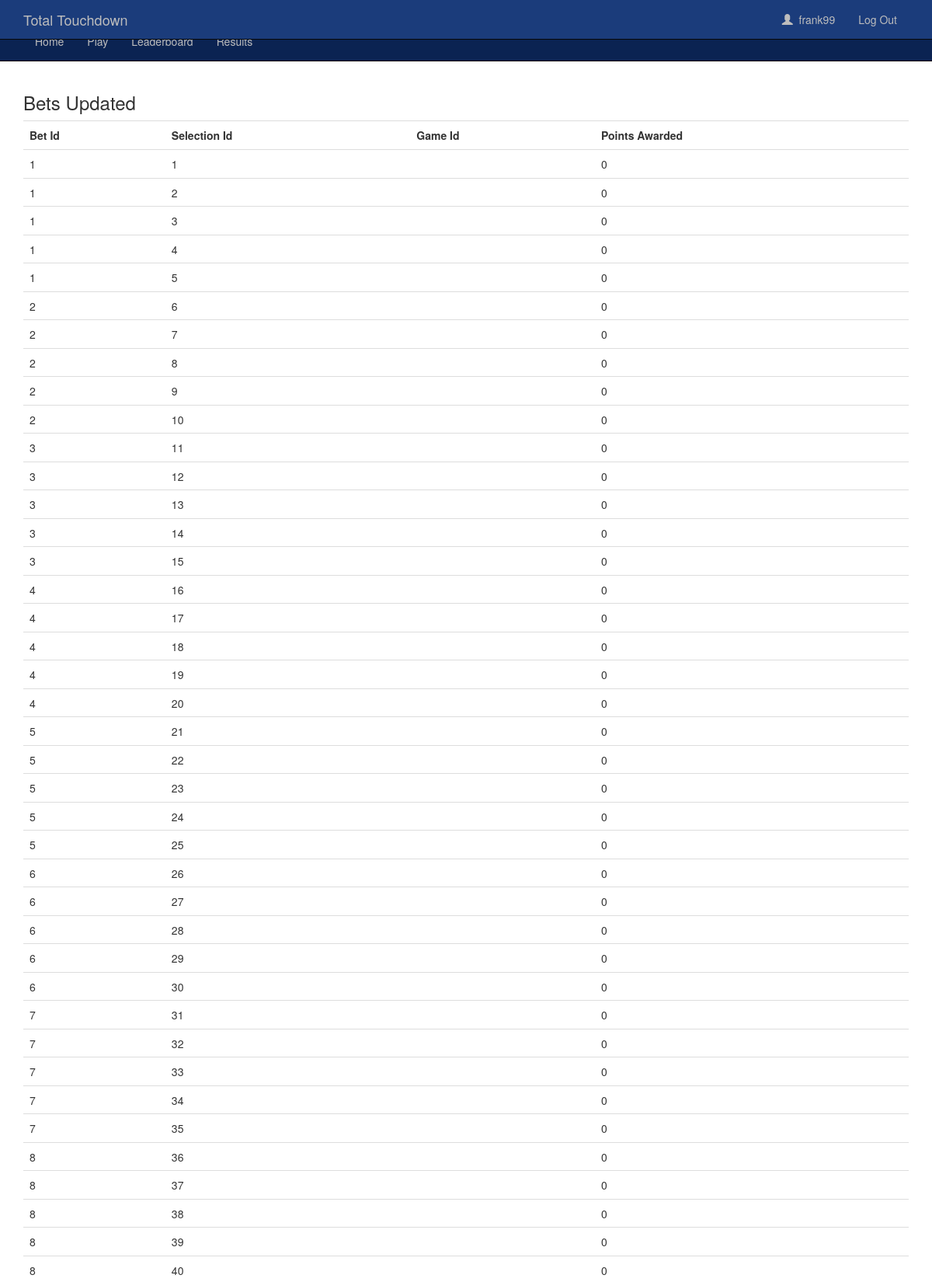
Screenshot of /bets/settlebets.php (signed in, upper part) with the database file from the repository.
### tables this page shows
CREATE TABLE Selections
(
	selection_id int NOT NULL AUTO_INCREMENT,
	bet_id  int NOT NULL,
	game_id int NOT NULL,
	hometeamscore int NOT NULL,
	awayteamscore int NOT NULL,
	pointsawarded int NULL,
	CONSTRAINT PK_selection_id PRIMARY KEY (selection_id),
	CONSTRAINT FK_betid FOREIGN KEY (bet_id)
    REFERENCES Bets(bet_id),
    CONSTRAINT FK_gameid FOREIGN KEY (game_id)
    REFERENCES Games(game_id)
);

### model/factories/settlingbetsFactory.php (called while the page is built, shortened)
<?php
class settlingbetsFactory
{
    public function get_unsettled_bets()
    {
        $pdo = get_db();
        $r = $pdo->prepare("
        SELECT sel.selection_id, sel.bet_id, sel.game_id, sel.hometeamscore, sel.awayteamscore, sel.pointsawarded
        FROM TotalTouchdownsDB.Selections sel
        WHERE sel.pointsawarded is NULL
        ");
        $r->execute();
        return $r;
    }
}

### model/classes/selections.php (called while the page is built, shortened)
<?php
class selections
{
    public $selection_id;
    public $bet_id;
    public $pointsawarded;
    public function get_selectionid()
    {
        return $this->selection_id;
    }
    public function set_selectionid($selection_id)
    {
        $this->selection_id = $selection_id;
    }
    public function get_betid()
    {
        return $this->bet_id;
    }
    public function set_betid($bet_id)
    {
        $this->bet_id = $bet_id;
    }
    public function get_pointsawarded()
    {
        return $this->pointsawarded;
    }
    public function set_pointsawarded($pointsawarded)
    {
        $this->pointsawarded = $pointsawarded;
    }
}

### bets/settlebets.php (the view)
<?php
include("../includes/head.php");
?>
  <?php
  include("../includes/navbar.php");
  ?>
  <div class=container>
    <?php
      $settlingbetsFactory = new settlingbetsFactory();
      $rows = $settlingbetsFactory->get_unsettled_bets();
      ?>
      <h3>Bets Updated</h3>
      <table class="table">
      <tr>
        <th>Bet Id</th>
        <th>Selection Id</th>
        <th>Game Id</th>
        <th>Points Awarded</th>
      </tr>
        <?php
    foreach ($rows as $row) {
        $selections = new selections();
        $selections->set_selectionid($row['selection_id']);
        $selections->set_betid($row['bet_id']);
        $selections->set_gameid($row['game_id']);
        $selections->set_hometeamactualscore($row['hometeamscore']);
        $selections->set_awayteamactualscore($row['awayteamscore']);
        $gamesFactory = new gamesFactory();
        $single_game = $gamesFactory->select_single_game($selections->get_gameid());
        $r = $single_game->fetchAll();
        $game = new games($r[0]['hometeam_id'], $r[0]['awayteam_id'], $r[0]['kickoff_datetime'], $r[0]['week_id'], $r[0]['location']);
        $game->set_gameid($r[0]['game_id']);
        $game->set_hometeamactualscore($r[0]['hometeamactualscore']);
        $game->set_awayteamactualscore($r[0]['awayteamactualscore']);
        $selections->set_pointsawarded($settlingbetsFactory->calculate_points_awarded($game, $selections));
        $settlingbetsFactory->update_bet_with_points($selections);
        echo "<tr><td>".$selections->get_betid()."</td>";
        echo "<td>".$selections->get_selectionid()."</td>";
        echo "<td>".$game->get_gameid()."</td>";
        echo "<td>".$selections->get_pointsawarded()."</td>";
        echo "<tr>";
    };
          ?>
        </table>
  </div>
  </body>
  </html>

### content/style/main.css (style rules this page uses)
.table>tbody>tr>th, .table>tbody>tr>td { font-size: 14px; }

### rows the page displays
selections: bet "1", selection_id "1", pointsawarded "0"
selections: bet "1", selection_id "2", pointsawarded "0"
selections: bet "1", selection_id "3", pointsawarded "0"
selections: bet "1", selection_id "4", pointsawarded "0"
selections: bet "1", selection_id "5", pointsawarded "0"
selections: bet "2", selection_id "6", pointsawarded "0"
selections: bet "2", selection_id "7", pointsawarded "0"
selections: bet "2", selection_id "8", pointsawarded "0"
selections: bet "2", selection_id "9", pointsawarded "0"
selections: bet "2", selection_id "10", pointsawarded "0"
selections: bet "3", selection_id "11", pointsawarded "0"
selections: bet "3", selection_id "12", pointsawarded "0"
selections: bet "3", selection_id "13", pointsawarded "0"
selections: bet "3", selection_id "14", pointsawarded "0"
selections: bet "3", selection_id "15", pointsawarded "0"
selections: bet "4", selection_id "16", pointsawarded "0"
selections: bet "4", selection_id "17", pointsawarded "0"
selections: bet "4", selection_id "18", pointsawarded "0"
selections: bet "4", selection_id "19", pointsawarded "0"
selections: bet "4", selection_id "20", pointsawarded "0"
selections: bet "5", selection_id "21", pointsawarded "0"
selections: bet "5", selection_id "22", pointsawarded "0"
selections: bet "5", selection_id "23", pointsawarded "0"
selections: bet "5", selection_id "24", pointsawarded "0"
selections: bet "5", selection_id "25", pointsawarded "0"
selections: bet "6", selection_id "26", pointsawarded "0"
selections: bet "6", selection_id "27", pointsawarded "0"
selections: bet "6", selection_id "28", pointsawarded "0"
selections: bet "6", selection_id "29", pointsawarded "0"
selections: bet "6", selection_id "30", pointsawarded "0"
selections: bet "7", selection_id "31", pointsawarded "0"
selections: bet "7", selection_id "32", pointsawarded "0"
selections: bet "7", selection_id "33", pointsawarded "0"
selections: bet "7", selection_id "34", pointsawarded "0"
selections: bet "7", selection_id "35", pointsawarded "0"
selections: bet "8", selection_id "36", pointsawarded "0"
selections: bet "8", selection_id "37", pointsawarded "0"
selections: bet "8", selection_id "38", pointsawarded "0"
selections: bet "8", selection_id "39", pointsawarded "0"
selections: bet "8", selection_id "40", pointsawarded "0"

### other values shown
$_COOKIE["username"] "frank99"
